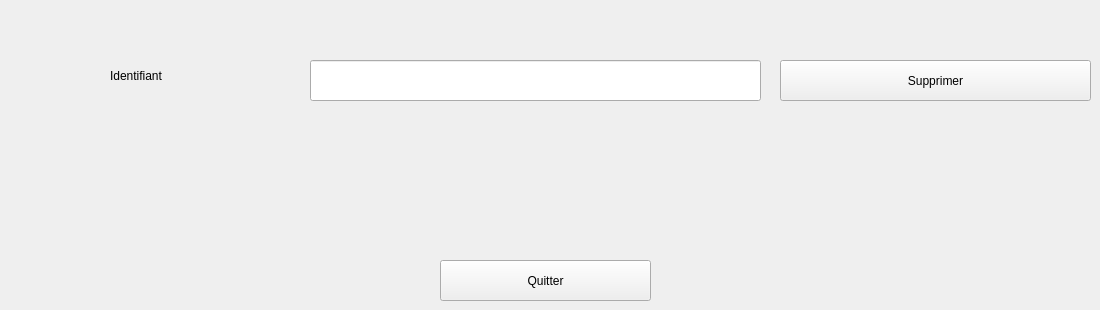
         <widget class="QWidget" name="ezvjnzvjznvozivzoiv">
          <attribute name="title">
           <string>Supprimmer founisseur</string>
          </attribute>
          <widget class="QLineEdit" name="le_id_sup">
           <property name="geometry">
            <rect>
             <x>310</x>
             <y>60</y>
             <width>451</width>
             <height>41</height>
            </rect>
           </property>
          </widget>
          <widget class="QPushButton" name="pb_supprimer">
           <property name="geometry">
            <rect>
             <x>780</x>
             <y>60</y>
             <width>311</width>
             <height>41</height>
            </rect>
           </property>
           <property name="text">
            <string>Supprimer</string>
           </property>
          </widget>
          <widget class="QLabel" name="label_37">
           <property name="geometry">
            <rect>
             <x>110</x>
             <y>50</y>
             <width>131</width>
             <height>51</height>
            </rect>
           </property>
           <property name="text">
            <string>Identifiant</string>
           </property>
          </widget>
          <widget class="QPushButton" name="exitBtn_4">
           <property name="geometry">
            <rect>
             <x>440</x>
             <y>260</y>
             <width>211</width>
             <height>41</height>
            </rect>
           </property>
           <property name="text">
            <string>Quitter</string>
           </property>
           <property name="icon">
            <iconset>
             <normaloff>:/images/images/remove.png</normaloff>:/images/images/remove.png</iconset>
           </property>
          </widget>
         </widget>
